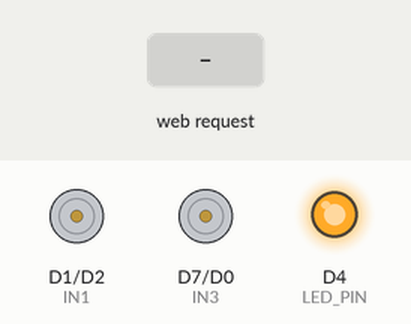
A sketch run on a simulated ESP8266 (NodeMCU). Parts: motor-driver pin pairs drawn as motors (green arrow = first pin HIGH = forward, orange = second pin HIGH = backward, longer = more drive, scaled by the enable pin), output pins drawn as LEDs (lit = HIGH). The test bench sets the inputs (shaded band). WiFi joins after 1.5 s; servers stay silent unless stated; what the sketch prints to the serial monitor is not drawn.

Above: at 2.8 s.
2.9 s: HTTP request GET /drive?x=1 received
At 3.6 s:
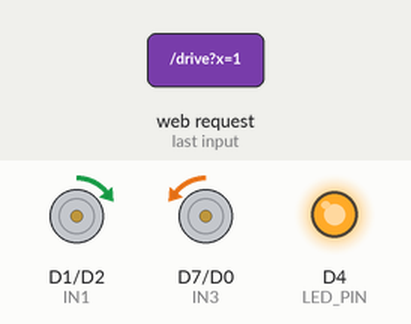
4.4 s: HTTP request GET /drive?x=120 received
At 4.8 s:
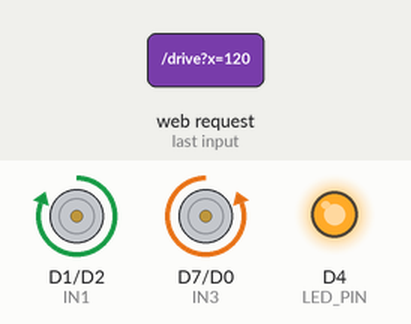
5.9 s: HTTP request GET /drive?y=1 received
At 7.1 s:
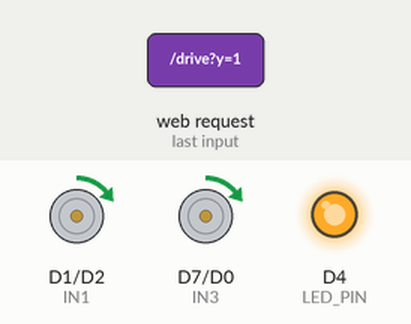
7.4 s: HTTP request GET /drive?y=120 received
At 8.3 s:
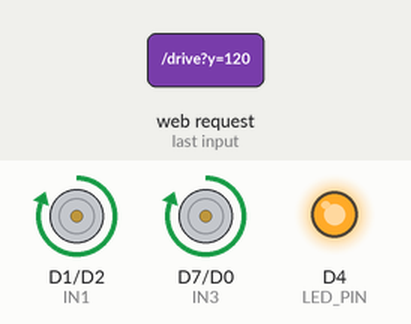
8.9 s: HTTP request GET /drive?x=1&y=1 received
At 9.4 s:
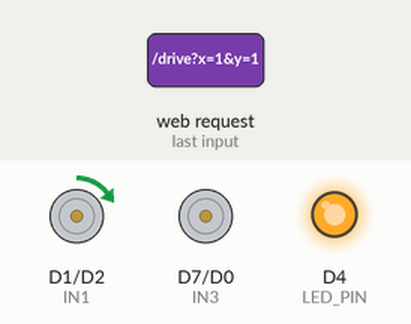
10.4 s: HTTP request GET /drive?x=120&y=120 received
At 11.7 s:
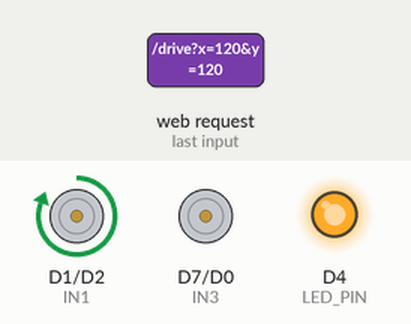
Timing chart, 0 to 12.9 s (numbered marks = the images above; inputs shaded):
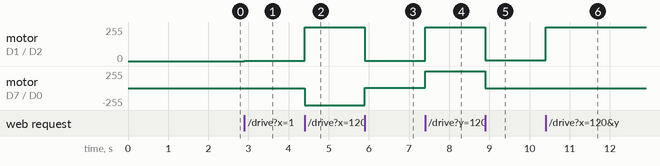

Measured:
- after the input at 2.9 s, motor on D1 (IN1) / D2 (IN2): stopped → forward 2/255 at once; motor on D7 (IN3) / D0 (IN4): stopped → backward 2/255 at once
- after the input at 4.4 s, motor on D1 (IN1) / D2 (IN2): forward 2/255 → forward 255/255 at once; motor on D7 (IN3) / D0 (IN4): backward 2/255 → backward 255/255 at once
- after the input at 5.9 s, motor on D1 (IN1) / D2 (IN2): forward 255/255 → forward 2/255 at once; motor on D7 (IN3) / D0 (IN4): backward 255/255 → forward 2/255 at once
- after the input at 7.4 s, motor on D1 (IN1) / D2 (IN2), motor on D7 (IN3) / D0 (IN4): forward 2/255 → forward 255/255 at once
- after the input at 8.9 s, motor on D1 (IN1) / D2 (IN2): forward 255/255 → forward 4/255 at once; motor on D7 (IN3) / D0 (IN4): forward 255/255 → stopped at once
- after the input at 10.4 s, motor on D1 (IN1) / D2 (IN2): forward 4/255 → forward 255/255 at once

The sketch:

esp8266_rc_car__3_.ino
```cpp
/*
  ============================================================
  ESP8266 (NodeMCU) + L298N Two-Wheel RC Car — v3
  ============================================================
  - Gamepad-style UI: left joystick drives, right joystick is a
    sticky vertical throttle-limiter fader, lightning = boost
  - Landscape layout (hold phone sideways like an RC controller)
  - WASD keyboard support retained for laptop use
  - Same backend as v2: /drive?x=..&y=.. differential mixing

  WIRING (unchanged):
    L298N ENA -> D5   (PWM, LEFT motor speed)
    L298N IN1 -> D1   (LEFT motor direction)
    L298N IN2 -> D2   (LEFT motor direction)
    L298N IN3 -> D7   (RIGHT motor direction)
    L298N IN4 -> D0   (RIGHT motor direction)
    L298N ENB -> D6   (PWM, RIGHT motor speed)
    L298N GND -> NodeMCU GND (shared with battery negative)
    L298N 12V/VIN -> 2x 18650 Li-ion in series (7.4V)

    Front of chassis: passive caster / roller ball (no wiring needed,
    just balances the frame since it's 2WD driven from the rear).
  ============================================================
*/

#include <ESP8266WiFi.h>
#include <ESP8266WebServer.h>

// ---------- WIFI CREDENTIALS ----------
const char* ssid     = "Siddhu";
const char* password = "7020079306";

// ---------- MOTOR PIN DEFINITIONS ----------
#define ENA D5   // LEFT motor speed (PWM)
#define IN1 D1   // LEFT motor direction
#define IN2 D2   // LEFT motor direction
#define IN3 D7   // RIGHT motor direction
#define IN4 D0   // RIGHT motor direction
#define ENB D6   // RIGHT motor speed (PWM)

// ---------- HEADLIGHT (always on) ----------
#define LED_PIN D4   // external LED, always lit once powered up

ESP8266WebServer server(80);

// ============================================================
//                MOTOR CONTROL (proportional, -100..100)
// ============================================================
void setMotorLeft(int val) {
  val = constrain(val, -100, 100);
  int pwm = map(abs(val), 0, 100, 0, 1023);
  if (val > 0)      { digitalWrite(IN1, HIGH); digitalWrite(IN2, LOW); }
  else if (val < 0) { digitalWrite(IN1, LOW);  digitalWrite(IN2, HIGH); }
  else              { digitalWrite(IN1, LOW);  digitalWrite(IN2, LOW); pwm = 0; }
  analogWrite(ENA, pwm);
}

void setMotorRight(int val) {
  val = constrain(val, -100, 100);
  int pwm = map(abs(val), 0, 100, 0, 1023);
  if (val > 0)      { digitalWrite(IN3, HIGH); digitalWrite(IN4, LOW); }
  else if (val < 0) { digitalWrite(IN3, LOW);  digitalWrite(IN4, HIGH); }
  else              { digitalWrite(IN3, LOW);  digitalWrite(IN4, LOW); pwm = 0; }
  analogWrite(ENB, pwm);
}

void stopMotors() {
  setMotorLeft(0);
  setMotorRight(0);
}

// Arcade-style differential drive mixing.
void drive(int x, int y) {
  x = constrain(x, -100, 100);
  y = constrain(y, -100, 100);
  int left  = constrain(y + x, -100, 100);
  int right = constrain(y - x, -100, 100);
  setMotorLeft(left);
  setMotorRight(right);
}

// ============================================================
//                      WEB DASHBOARD (HTML)
// ============================================================
const char MAIN_PAGE[] PROGMEM = R"rawliteral(
<!DOCTYPE html>
<html lang="en">
<head>
<meta charset="UTF-8">
<meta name="viewport" content="width=device-width, initial-scale=1.0, user-scalable=no, viewport-fit=cover">
<title>RC Car Remote</title>
<style>
  :root{
    --gold:#ffcc33; --gold2:#ff9d1f; --cyan:#22e3ff; --danger:#ff4d5e;
    --text:#eef1f6; --muted:#8f97a8; --bg:#05060a;
  }
  *{box-sizing:border-box; -webkit-tap-highlight-color:transparent; user-select:none; touch-action:none;}
  html,body{ height:100%; overflow:hidden; }
  body{
    margin:0; background:
      radial-gradient(circle at 15% 20%, rgba(34,227,255,0.10), transparent 40%),
      radial-gradient(circle at 85% 25%, rgba(255,204,51,0.10), transparent 40%),
      radial-gradient(circle at 50% 90%, rgba(255,157,31,0.08), transparent 50%),
      var(--bg);
    color:var(--text); font-family:'Segoe UI', Roboto, Helvetica, Arial, sans-serif;
    display:flex; flex-direction:column; height:100vh; padding:10px 14px 16px;
  }

  /* ---------- Top bar ---------- */
  .topbar{
    display:flex; align-items:center; justify-content:space-between;
    padding:8px 14px; border-radius:16px; background:rgba(255,255,255,0.04);
    border:1px solid rgba(255,255,255,0.08); backdrop-filter:blur(6px);
  }
  .stat{ display:flex; align-items:center; gap:6px; font-size:12px; color:var(--muted); }
  .dot{ width:8px; height:8px; border-radius:50%; background:var(--danger); box-shadow:0 0 8px var(--danger); }
  .dot.on{ background:var(--cyan); box-shadow:0 0 10px var(--cyan); }
  .timer{ font-size:13px; letter-spacing:2px; color:var(--gold); font-weight:600; }
  .boost{
    width:38px; height:38px; border-radius:50%; border:1px solid rgba(255,204,51,0.4);
    background:radial-gradient(circle, rgba(255,204,51,0.18), rgba(255,204,51,0.04));
    color:var(--gold); font-size:18px; display:flex; align-items:center; justify-content:center;
    box-shadow:0 0 10px rgba(255,204,51,0.25); cursor:pointer;
  }
  .boost.active{ background:radial-gradient(circle, var(--gold), var(--gold2)); color:#1a0e00;
    box-shadow:0 0 22px rgba(255,204,51,0.8); }

  /* ---------- Center speed gauge ---------- */
  .center{
    flex:1; display:flex; flex-direction:column; align-items:center; justify-content:center; gap:2px;
  }
  .gauge-wrap{ position:relative; width:118px; height:118px; }
  .gauge-wrap svg{ width:100%; height:100%; transform:rotate(-90deg); }
  .gauge-bg{ fill:none; stroke:rgba(255,255,255,0.07); stroke-width:8; }
  .gauge-fg{ fill:none; stroke:url(#grad); stroke-width:8; stroke-linecap:round;
    transition:stroke-dashoffset .12s linear; }
  .gauge-center{ position:absolute; inset:0; display:flex; flex-direction:column; align-items:center; justify-content:center; }
  .gauge-center b{ font-size:30px; line-height:1; color:var(--text); }
  .gauge-center small{ font-size:10px; color:var(--muted); letter-spacing:2px; margin-top:2px; }
  .limit-tag{ font-size:11px; color:var(--gold); margin-top:2px; letter-spacing:1px; }

  /* ---------- Controls row ---------- */
  .controls-row{
    display:flex; align-items:flex-end; justify-content:space-between; padding:0 6px 6px;
  }
  .joy-col{ display:flex; flex-direction:column; align-items:center; gap:6px; }
  .joy-tag{ font-size:10px; color:var(--muted); letter-spacing:2px; }

  .joy-base{
    position:relative; width:150px; height:150px; border-radius:50%;
    background:radial-gradient(circle at 35% 30%, #1a1d24, #0a0b0f 75%);
    border:2px solid rgba(255,204,51,0.25);
    box-shadow:0 0 0 6px rgba(255,204,51,0.05), inset 0 0 25px rgba(0,0,0,0.6), 0 0 20px rgba(255,204,51,0.12);
  }
  .joy-base.right{ border-color:rgba(34,227,255,0.3); box-shadow:0 0 0 6px rgba(34,227,255,0.05), inset 0 0 25px rgba(0,0,0,0.6), 0 0 20px rgba(34,227,255,0.15); }
  .joy-base::before{
    content:''; position:absolute; inset:12px; border-radius:50%; border:1px dashed rgba(255,255,255,0.08);
  }
  .joy-knob{
    position:absolute; width:56px; height:56px; border-radius:50%; left:47px; top:47px;
    background:radial-gradient(circle at 35% 30%, var(--gold), var(--gold2));
    box-shadow:0 0 18px rgba(255,204,51,0.6), 0 4px 10px rgba(0,0,0,0.5);
    display:flex; align-items:center; justify-content:center; font-size:22px;
    transition:left .08s ease, top .08s ease; cursor:grab;
  }
  .joy-knob.right{ background:radial-gradient(circle at 35% 30%, var(--cyan), #0090b0);
    box-shadow:0 0 18px rgba(34,227,255,0.6), 0 4px 10px rgba(0,0,0,0.5); }
  .joy-knob.dragging{ transition:none; cursor:grabbing; }

  /* ---------- Keyboard hint (desktop only) ---------- */
  .keys{ display:none; gap:6px; }
  .key{
    width:30px; height:30px; border-radius:7px; background:#14161c; border:1px solid rgba(255,255,255,0.1);
    display:flex; align-items:center; justify-content:center; font-size:12px; font-weight:700; color:var(--muted);
  }
  .key.active{ background:linear-gradient(145deg,var(--gold),var(--gold2)); color:#1a0e00; border-color:transparent; }
  @media (hover:hover) and (pointer:fine){ .keys{ display:flex; } }
</style>
</head>
<body>

<div class="topbar">
  <div class="stat"><div class="dot" id="statusDot"></div><span id="statusText">Connecting...</span></div>
  <div class="timer" id="timer">00:00</div>
  <div class="boost" id="boostBtn">&#9889;</div>
</div>

<div class="center">
  <div class="gauge-wrap">
    <svg viewBox="0 0 120 120">
      <defs>
        <linearGradient id="grad" x1="0%" y1="0%" x2="100%" y2="0%">
          <stop offset="0%" stop-color="#22e3ff"/>
          <stop offset="100%" stop-color="#ffcc33"/>
        </linearGradient>
      </defs>
      <circle class="gauge-bg" cx="60" cy="60" r="52"></circle>
      <circle class="gauge-fg" id="gaugeFg" cx="60" cy="60" r="52" stroke-dasharray="326.7" stroke-dashoffset="326.7"></circle>
    </svg>
    <div class="gauge-center">
      <b id="powerVal">0</b>
      <small>POWER %</small>
    </div>
  </div>
  <div class="limit-tag">LIMIT: <span id="limitVal">80</span>%</div>
</div>

<div class="controls-row">
  <div class="joy-col">
    <div class="joy-base" id="joyLeftBase">
      <div class="joy-knob" id="joyLeftKnob">&#128578;</div>
    </div>
    <div class="joy-tag">DRIVE</div>
    <div class="keys">
      <div class="key" id="keyW">W</div><div class="key" id="keyA">A</div>
      <div class="key" id="keyS">S</div><div class="key" id="keyD">D</div>
    </div>
  </div>

  <div class="joy-col">
    <div class="joy-base right" id="joyRightBase">
      <div class="joy-knob right" id="joyRightKnob">&#9889;</div>
    </div>
    <div class="joy-tag">SPEED LIMIT</div>
  </div>
</div>

<script>
  const dot = document.getElementById('statusDot');
  const statusText = document.getElementById('statusText');
  const powerVal = document.getElementById('powerVal');
  const limitValEl = document.getElementById('limitVal');
  const gaugeFg = document.getElementById('gaugeFg');
  const CIRC = 326.7;

  function setConnected(ok){
    dot.classList.toggle('on', ok);
    statusText.textContent = ok ? 'Connected' : 'Disconnected';
  }

  // ---------- Session timer ----------
  const startTime = Date.now();
  setInterval(()=>{
    const secs = Math.floor((Date.now()-startTime)/1000);
    const m = String(Math.floor(secs/60)).padStart(2,'0');
    const s = String(secs%60).padStart(2,'0');
    document.getElementById('timer').textContent = `${m}:${s}`;
  }, 1000);

  // ---------- Speed limiter (right joystick, sticky vertical fader) ----------
  let limit = 80;      // 20-100
  let boosting = false;

  function effectiveLimit(){ return boosting ? 100 : limit; }
  function updateLimitUI(){ limitValEl.textContent = boosting ? 100 : limit; }

  const boostBtn = document.getElementById('boostBtn');
  const startBoost = (e)=>{ e.preventDefault(); boosting = true; boostBtn.classList.add('active'); updateLimitUI(); };
  const endBoost = (e)=>{ e.preventDefault(); boosting = false; boostBtn.classList.remove('active'); updateLimitUI(); };
  boostBtn.addEventListener('pointerdown', startBoost);
  boostBtn.addEventListener('pointerup', endBoost);
  boostBtn.addEventListener('pointerleave', endBoost);
  boostBtn.addEventListener('pointercancel', endBoost);

  // ---------- Drive command throttling ----------
  let lastSentX = null, lastSentY = null;
  let rawX = 0, rawY = 0;

  function updateGauge(x, y){
    const mag = Math.min(100, Math.round(Math.sqrt(x*x + y*y)));
    powerVal.textContent = mag;
    gaugeFg.style.strokeDashoffset = CIRC * (1 - mag/100);
  }

  function queueDrive(x, y){ rawX = x; rawY = y; }

  setInterval(()=>{
    const f = effectiveLimit()/100;
    const sx = Math.round(rawX * f);
    const sy = Math.round(rawY * f);
    updateGauge(sx, sy);
    if (sx !== lastSentX || sy !== lastSentY){
      lastSentX = sx; lastSentY = sy;
      fetch(`/drive?x=${sx}&y=${sy}`).then(()=> setConnected(true)).catch(()=> setConnected(false));
    }
  }, 100);

  // ---------- Left joystick: momentary drive (springs back) ----------
  const lBase = document.getElementById('joyLeftBase');
  const lKnob = document.getElementById('joyLeftKnob');
  const LR = 47;
  let lDragging = false;

  function setKnobPos(knob, dx, dy){ knob.style.left = (47+dx)+'px'; knob.style.top = (47+dy)+'px'; }

  lBase.addEventListener('pointerdown', (e)=>{
    lDragging = true; lKnob.classList.add('dragging'); lBase.setPointerCapture(e.pointerId); handleLeft(e);
  });
  lBase.addEventListener('pointermove', (e)=>{ if(lDragging) handleLeft(e); });
  function endLeft(){ if(!lDragging) return; lDragging=false; lKnob.classList.remove('dragging'); setKnobPos(lKnob,0,0); queueDrive(0,0); }
  lBase.addEventListener('pointerup', endLeft);
  lBase.addEventListener('pointercancel', endLeft);

  function handleLeft(e){
    const rect = lBase.getBoundingClientRect();
    let dx = e.clientX - (rect.left+rect.width/2);
    let dy = e.clientY - (rect.top+rect.height/2);
    const dist = Math.sqrt(dx*dx+dy*dy);
    if (dist > LR){ const r = LR/dist; dx*=r; dy*=r; }
    setKnobPos(lKnob, dx, dy);
    queueDrive(Math.round((dx/LR)*100), Math.round((-dy/LR)*100));
  }

  // ---------- Right joystick: sticky vertical-only limiter fader ----------
  const rBase = document.getElementById('joyRightBase');
  const rKnob = document.getElementById('joyRightKnob');
  let rDragging = false;

  function setRightKnobFromLimit(l){
    const pct = (l-20)/80; // 0..1
    const dy = LR - pct*(2*LR); // top(-LR)=100%, bottom(+LR)=20%
    setKnobPos(rKnob, 0, dy);
  }
  setRightKnobFromLimit(limit);

  rBase.addEventListener('pointerdown', (e)=>{
    rDragging = true; rKnob.classList.add('dragging'); rBase.setPointerCapture(e.pointerId); handleRight(e);
  });
  rBase.addEventListener('pointermove', (e)=>{ if(rDragging) handleRight(e); });
  function endRight(){ if(!rDragging) return; rDragging=false; rKnob.classList.remove('dragging'); }
  rBase.addEventListener('pointerup', endRight);
  rBase.addEventListener('pointercancel', endRight);

  function handleRight(e){
    const rect = rBase.getBoundingClientRect();
    let dy = e.clientY - (rect.top+rect.height/2);
    dy = Math.max(-LR, Math.min(LR, dy));
    setKnobPos(rKnob, 0, dy);
    const pct = (LR - dy) / (2*LR); // 0 at bottom, 1 at top
    limit = Math.round(20 + pct*80); // 20..100
    updateLimitUI();
  }

  // ---------- WASD keyboard control ----------
  const keysPressed = { w:false, a:false, s:false, d:false };
  const keyEls = { w:document.getElementById('keyW'), a:document.getElementById('keyA'),
                   s:document.getElementById('keyS'), d:document.getElementById('keyD') };
  function updateFromKeys(){
    const y = (keysPressed.w?100:0) - (keysPressed.s?100:0);
    const x = (keysPressed.d?100:0) - (keysPressed.a?100:0);
    queueDrive(x,y);
  }
  window.addEventListener('keydown', (e)=>{
    const k = e.key.toLowerCase();
    if (k in keysPressed && !keysPressed[k]){ keysPressed[k]=true; keyEls[k].classList.add('active'); updateFromKeys(); }
  });
  window.addEventListener('keyup', (e)=>{
    const k = e.key.toLowerCase();
    if (k in keysPressed){ keysPressed[k]=false; keyEls[k].classList.remove('active'); updateFromKeys(); }
  });
  window.addEventListener('blur', ()=>{
    keysPressed.w=keysPressed.a=keysPressed.s=keysPressed.d=false;
    Object.values(keyEls).forEach(el=>el.classList.remove('active'));
    queueDrive(0,0); setKnobPos(lKnob,0,0);
  });

  updateLimitUI();
  setInterval(()=>{ fetch('/ping').then(()=> setConnected(true)).catch(()=> setConnected(false)); }, 3000);
</script>
</body>
</html>
)rawliteral";

// ============================================================
//                      HTTP HANDLERS
// ============================================================
void handleRoot() { server.send_P(200, "text/html", MAIN_PAGE); }

void handleDrive() {
  int x = 0, y = 0;
  if (server.hasArg("x")) x = server.arg("x").toInt();
  if (server.hasArg("y")) y = server.arg("y").toInt();
  drive(x, y);
  server.send(200, "text/plain", "OK");
}

void handleStop() { stopMotors(); server.send(200, "text/plain", "OK"); }
void handlePing() { server.send(200, "text/plain", "pong"); }
void handleNotFound() { server.send(404, "text/plain", "Not found"); }

// ============================================================
//                      SETUP / LOOP
// ============================================================
void setup() {
  Serial.begin(115200);

  pinMode(ENA, OUTPUT);
  pinMode(IN1, OUTPUT);
  pinMode(IN2, OUTPUT);
  pinMode(IN3, OUTPUT);
  pinMode(IN4, OUTPUT);
  pinMode(ENB, OUTPUT);
  stopMotors();

  pinMode(LED_PIN, OUTPUT);
  digitalWrite(LED_PIN, HIGH);   // headlight on permanently, no further control needed

  WiFi.mode(WIFI_STA);
  WiFi.begin(ssid, password);
  Serial.print("Connecting to WiFi");
  while (WiFi.status() != WL_CONNECTED) {
    delay(400);
    Serial.print(".");
  }
  Serial.println();
  Serial.print("Connected! IP address: ");
  Serial.println(WiFi.localIP());
  Serial.println("Open this IP in your browser to control the car.");

  server.on("/", handleRoot);
  server.on("/drive", handleDrive);
  server.on("/stop", handleStop);
  server.on("/ping", handlePing);
  server.onNotFound(handleNotFound);

  server.begin();
  Serial.println("HTTP server started.");
}

void loop() {
  server.handleClient();
}
```
